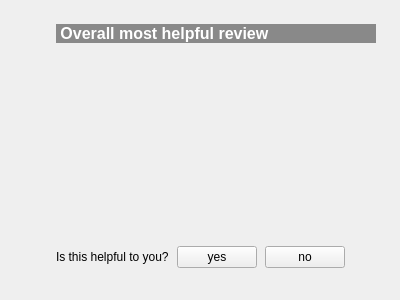
<?xml version="1.0" encoding="UTF-8"?>
<ui version="4.0">
 <class>ReviewItem</class>
 <widget class="QWidget" name="ReviewItem">
  <property name="geometry">
   <rect>
    <x>0</x>
    <y>0</y>
    <width>400</width>
    <height>300</height>
   </rect>
  </property>
  <property name="windowTitle">
   <string>Form</string>
  </property>
  <layout class="QGridLayout" name="layout">
   <property name="leftMargin">
    <number>0</number>
   </property>
   <property name="topMargin">
    <number>24</number>
   </property>
   <property name="rightMargin">
    <number>24</number>
   </property>
   <property name="bottomMargin">
    <number>32</number>
   </property>
   <property name="spacing">
    <number>0</number>
   </property>
   <item row="4" column="1">
    <widget class="QLabel" name="subheaderLabel">
     <property name="text">
      <string notr="true"/>
     </property>
     <property name="alignment">
      <set>Qt::AlignLeading|Qt::AlignLeft|Qt::AlignTop</set>
     </property>
     <property name="wordWrap">
      <bool>true</bool>
     </property>
    </widget>
   </item>
   <item row="6" column="1">
    <layout class="QHBoxLayout" name="footerLayout">
     <property name="spacing">
      <number>8</number>
     </property>
     <item>
      <widget class="QLabel" name="helpfulQuestionLabel">
       <property name="styleSheet">
        <string notr="true">color #424242;</string>
       </property>
       <property name="text">
        <string>Is this helpful to you?</string>
       </property>
       <property name="wordWrap">
        <bool>true</bool>
       </property>
      </widget>
     </item>
     <item>
      <widget class="QPushButton" name="helpfulButton">
       <property name="text">
        <string>yes</string>
       </property>
      </widget>
     </item>
     <item>
      <widget class="QPushButton" name="notHelpfulButton">
       <property name="text">
        <string>no</string>
       </property>
      </widget>
     </item>
     <item>
      <widget class="QLabel" name="helpfulInfoLabel">
       <property name="styleSheet">
        <string notr="true">color #424242;</string>
       </property>
       <property name="text">
        <string notr="true"/>
       </property>
       <property name="wordWrap">
        <bool>true</bool>
       </property>
      </widget>
     </item>
    </layout>
   </item>
   <item row="5" column="1">
    <widget class="QLabel" name="descriptionLabel">
     <property name="sizePolicy">
      <sizepolicy hsizetype="Expanding" vsizetype="Expanding">
       <horstretch>0</horstretch>
       <verstretch>0</verstretch>
      </sizepolicy>
     </property>
     <property name="font">
      <font>
       <pointsize>11</pointsize>
      </font>
     </property>
     <property name="text">
      <string notr="true"/>
     </property>
     <property name="alignment">
      <set>Qt::AlignLeading|Qt::AlignLeft|Qt::AlignTop</set>
     </property>
     <property name="wordWrap">
      <bool>true</bool>
     </property>
    </widget>
   </item>
   <item row="3" column="1">
    <layout class="QHBoxLayout" name="headerLayout">
     <property name="spacing">
      <number>8</number>
     </property>
     <item>
      <widget class="QLabel" name="starLabel">
       <property name="sizePolicy">
        <sizepolicy hsizetype="Fixed" vsizetype="Preferred">
         <horstretch>0</horstretch>
         <verstretch>0</verstretch>
        </sizepolicy>
       </property>
       <property name="minimumSize">
        <size>
         <width>16</width>
         <height>0</height>
        </size>
       </property>
       <property name="styleSheet">
        <string notr="true">image: url(:/icons/star.svg);</string>
       </property>
       <property name="text">
        <string notr="true"/>
       </property>
      </widget>
     </item>
     <item>
      <widget class="QLabel" name="ratingLabel">
       <property name="sizePolicy">
        <sizepolicy hsizetype="Fixed" vsizetype="Preferred">
         <horstretch>0</horstretch>
         <verstretch>0</verstretch>
        </sizepolicy>
       </property>
       <property name="font">
        <font>
         <pointsize>11</pointsize>
        </font>
       </property>
       <property name="text">
        <string notr="true"/>
       </property>
      </widget>
     </item>
     <item>
      <widget class="QLabel" name="titleLabel">
       <property name="font">
        <font>
         <pointsize>12</pointsize>
         <bold>true</bold>
        </font>
       </property>
       <property name="text">
        <string notr="true"/>
       </property>
       <property name="wordWrap">
        <bool>true</bool>
       </property>
      </widget>
     </item>
    </layout>
   </item>
   <item row="2" column="1">
    <widget class="QLabel" name="mostHelpfulLabel">
     <property name="font">
      <font>
       <pointsize>12</pointsize>
       <bold>true</bold>
      </font>
     </property>
     <property name="styleSheet">
      <string notr="true">background: #898989; color: white;</string>
     </property>
     <property name="text">
      <string> Overall most helpful review </string>
     </property>
     <property name="wordWrap">
      <bool>true</bool>
     </property>
    </widget>
   </item>
   <item row="2" column="0" rowspan="5">
    <layout class="QVBoxLayout" name="userLayout">
     <property name="sizeConstraint">
      <enum>QLayout::SetFixedSize</enum>
     </property>
     <property name="leftMargin">
      <number>24</number>
     </property>
     <item>
      <widget class="QLabel" name="userAvatarLabel">
       <property name="sizePolicy">
        <sizepolicy hsizetype="Fixed" vsizetype="Fixed">
         <horstretch>0</horstretch>
         <verstretch>0</verstretch>
        </sizepolicy>
       </property>
       <property name="minimumSize">
        <size>
         <width>32</width>
         <height>32</height>
        </size>
       </property>
       <property name="maximumSize">
        <size>
         <width>32</width>
         <height>32</height>
        </size>
       </property>
       <property name="text">
        <string notr="true"/>
       </property>
      </widget>
     </item>
     <item>
      <widget class="QLabel" name="userNameLabel">
       <property name="font">
        <font>
         <pointsize>11</pointsize>
         <bold>true</bold>
        </font>
       </property>
       <property name="text">
        <string notr="true"/>
       </property>
      </widget>
     </item>
     <item>
      <widget class="QLabel" name="userGamesLabel">
       <property name="font">
        <font>
         <pointsize>9</pointsize>
        </font>
       </property>
       <property name="styleSheet">
        <string notr="true">font-weight: light;</string>
       </property>
       <property name="text">
        <string notr="true"/>
       </property>
      </widget>
     </item>
     <item>
      <widget class="QLabel" name="userReviewsLabel">
       <property name="font">
        <font>
         <pointsize>9</pointsize>
        </font>
       </property>
       <property name="styleSheet">
        <string notr="true">font-weight: light;</string>
       </property>
       <property name="text">
        <string notr="true"/>
       </property>
      </widget>
     </item>
    </layout>
   </item>
  </layout>
 </widget>
 <resources/>
 <connections/>
</ui>
